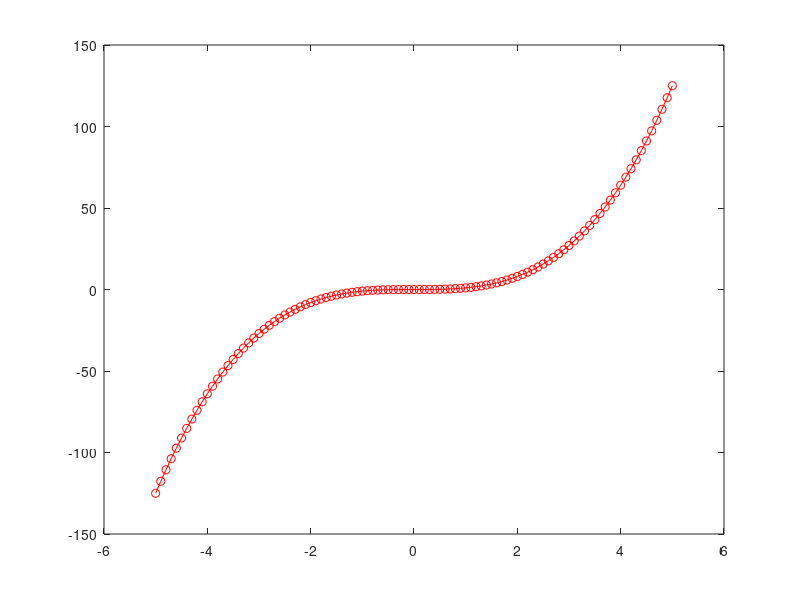
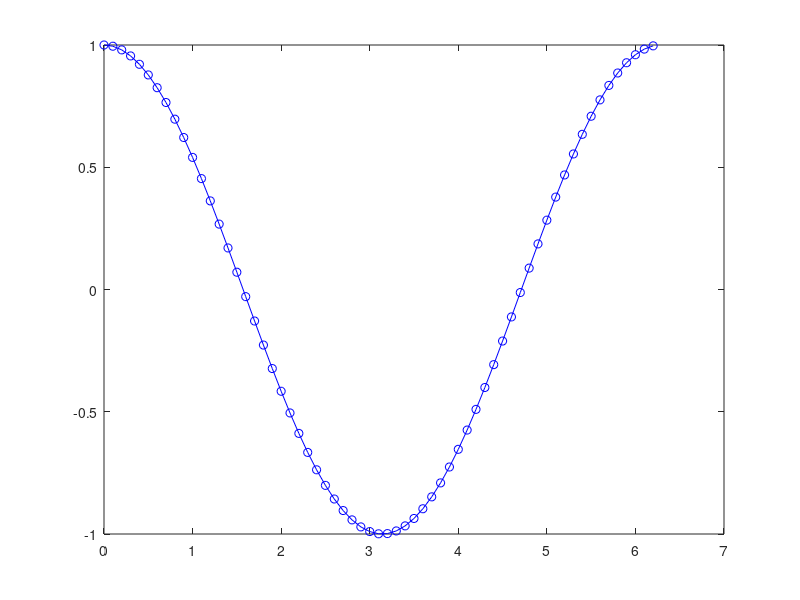

MATLAB code to generate these figures, in order:
% A=5
% A*3
% B=A*3
% C=[2,2,1,4]
% D=[3,4,1,3;4,2,1,5]
% E=[2;4;5;7]
% F=[2 4 5 7]' 
% clear B
% clear all
% x=[0,1,2,3]
% plot(x)
% 
% t=[-2 -1 0 1]
% plot(t,x)
% 
% t=-5:0.1:5;
% f=t.^2
% plot(t,f)
%nombre del arichivo sin espacios 
%Este programa es mi primera experiencia en matlab
%sirve para calcular una funcion al cuadrado y una la cubo 
%%
clc
clear all
close all
t=-5:0.1:5;
f=t.^2;
y=t.^3;
hold on 
plot(t,f)
plot(t,y)
hold off
y=t.^3;
plot(t,y,'-ro')
figure(10);
t=0:0.1:2*pi;
z=cos(t)
plot(t,z,'-bo')

